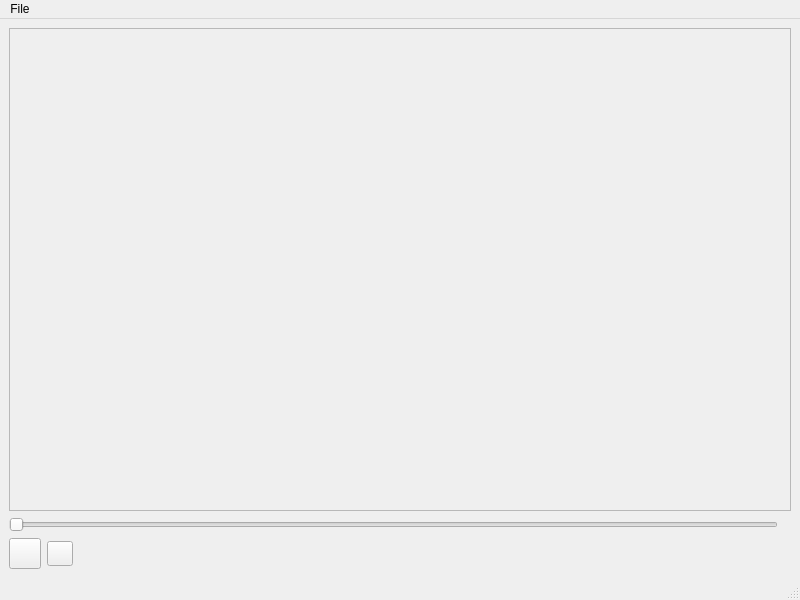
<?xml version="1.0" encoding="UTF-8"?>
<ui version="4.0">
 <class>MainWindow</class>
 <widget class="QMainWindow" name="MainWindow">
  <property name="geometry">
   <rect>
    <x>0</x>
    <y>0</y>
    <width>800</width>
    <height>600</height>
   </rect>
  </property>
  <property name="windowTitle">
   <string>QtVlc DemoApp</string>
  </property>
  <property name="windowIcon">
   <iconset resource="../vlc/modules/gui/qt4/vlc.qrc">
    <normaloff>:/logo/vlc128.png</normaloff>:/logo/vlc128.png</iconset>
  </property>
  <widget class="QWidget" name="centralwidget">
   <layout class="QVBoxLayout" name="verticalLayout">
    <item>
     <widget class="VlcVideoWidget" name="video">
      <property name="sizePolicy">
       <sizepolicy hsizetype="Preferred" vsizetype="Preferred">
        <horstretch>0</horstretch>
        <verstretch>1</verstretch>
       </sizepolicy>
      </property>
      <property name="frameShape">
       <enum>QFrame::StyledPanel</enum>
      </property>
      <property name="frameShadow">
       <enum>QFrame::Raised</enum>
      </property>
     </widget>
    </item>
    <item>
     <layout class="QHBoxLayout" name="horizontalLayout_2">
      <item>
       <widget class="SeekSlider" name="position">
        <property name="orientation">
         <enum>Qt::Horizontal</enum>
        </property>
       </widget>
      </item>
      <item>
       <widget class="TimeLabel" name="timeLabel"/>
      </item>
     </layout>
    </item>
    <item>
     <layout class="QHBoxLayout" name="horizontalLayout">
      <item>
       <widget class="PlayButton" name="playButton">
        <property name="iconSize">
         <size>
          <width>24</width>
          <height>24</height>
         </size>
        </property>
       </widget>
      </item>
      <item>
       <widget class="QToolButton" name="stopButton">
        <property name="icon">
         <iconset resource="../vlc/modules/gui/qt4/vlc.qrc">
          <normaloff>:/toolbar/stop_b</normaloff>:/toolbar/stop_b</iconset>
        </property>
        <property name="iconSize">
         <size>
          <width>18</width>
          <height>18</height>
         </size>
        </property>
       </widget>
      </item>
      <item>
       <spacer name="horizontalSpacer">
        <property name="orientation">
         <enum>Qt::Horizontal</enum>
        </property>
        <property name="sizeHint" stdset="0">
         <size>
          <width>40</width>
          <height>20</height>
         </size>
        </property>
       </spacer>
      </item>
      <item>
       <widget class="SoundWidget" name="volume" native="true"/>
      </item>
     </layout>
    </item>
   </layout>
  </widget>
  <widget class="QMenuBar" name="menubar">
   <property name="geometry">
    <rect>
     <x>0</x>
     <y>0</y>
     <width>800</width>
     <height>24</height>
    </rect>
   </property>
   <widget class="QMenu" name="menuFile">
    <property name="title">
     <string>File</string>
    </property>
    <addaction name="actionOpen"/>
    <addaction name="actionQuit"/>
   </widget>
   <addaction name="menuFile"/>
  </widget>
  <widget class="QStatusBar" name="statusbar"/>
  <action name="actionOpen">
   <property name="text">
    <string>Open</string>
   </property>
  </action>
  <action name="actionQuit">
   <property name="text">
    <string>Quit</string>
   </property>
  </action>
 </widget>
 <customwidgets>
  <customwidget>
   <class>VlcVideoWidget</class>
   <extends>QFrame</extends>
   <header location="global">QtVlcWidgets/VlcVideoWidget.h</header>
   <container>1</container>
  </customwidget>
  <customwidget>
   <class>TimeLabel</class>
   <extends>QLabel</extends>
   <header location="global">QtVlcWidgets/TimeLabel.h</header>
  </customwidget>
  <customwidget>
   <class>SeekSlider</class>
   <extends>QSlider</extends>
   <header location="global">QtVlcWidgets/SeekSlider.h</header>
  </customwidget>
  <customwidget>
   <class>SoundWidget</class>
   <extends>QWidget</extends>
   <header location="global">QtVlcWidgets/SoundWidget.h</header>
   <container>1</container>
  </customwidget>
  <customwidget>
   <class>PlayButton</class>
   <extends>QToolButton</extends>
   <header location="global">QtVlcWidgets/SpecialButtons.h</header>
  </customwidget>
 </customwidgets>
 <resources>
  <include location="../vlc/modules/gui/qt4/vlc.qrc"/>
 </resources>
 <connections/>
</ui>
